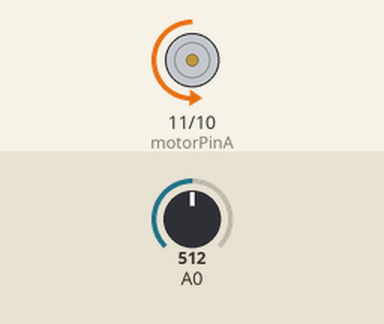
A sketch run on a simulated Arduino Uno, built with avr-gcc and run on an emulated ATmega328P. Parts: motor-driver pin pairs drawn as motors (green arrow = first pin HIGH = forward, orange = second pin HIGH = backward, longer = more drive). The test bench sets the inputs (shaded band); at power-on: A0 = 512. What the sketch prints to the serial monitor is not drawn.

Above: at 1.2 s.
1.3 s: A0 set to 306
At 2.4 s:
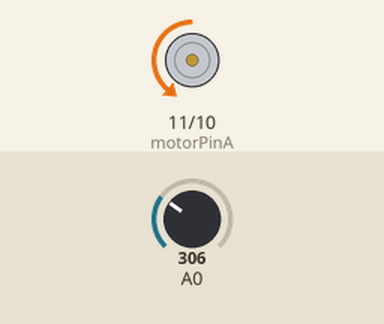
3.0 s: A0 set to 122
At 4.2 s:
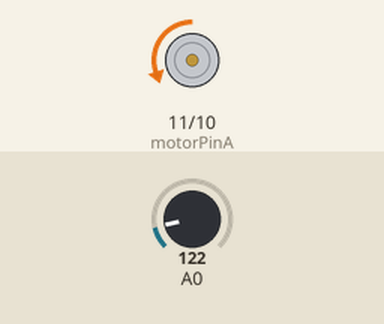
4.7 s: A0 set to 1023
At 6.5 s:
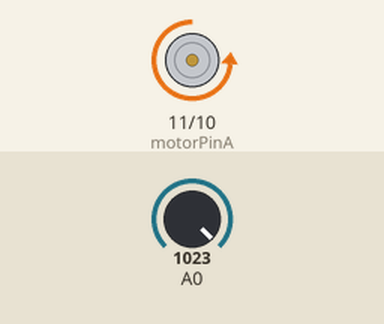
Timing chart, 0 to 8.0 s (numbered marks = the images above; inputs shaded):
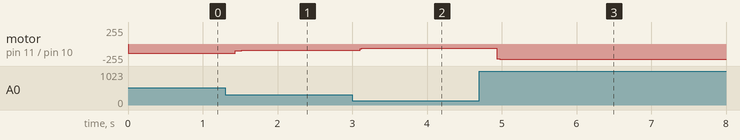

The sketch:

_lightRing_motorControl.ino
```cpp
int motorPinA = 11;
int motorPinB = 10;
int potentiometerPin = 0;
int prevForecast = -1;
double alphaFactor = .1;

void setup() {
  Serial.begin(57600);
  pinMode(motorPinA, OUTPUT);
  pinMode(motorPinB, OUTPUT);


  digitalWrite(motorPinA, LOW);
}

void loop() {
  // put your main code here, to run repeatedly:
  int potValue = analogRead(A0);
  if(prevForecast == -1){
      prevForecast = potValue;
  }
  int smoothPotValue = smoothInput(prevForecast, potValue);
  int pwmOut = map(smoothPotValue,0,1023,40,230);

  printResult(potValue,smoothPotValue,pwmOut);
  analogWrite(motorPinB, pwmOut);

}

int smoothInput(int &forecast, int observedVal){
    double output = forecast + alphaFactor*(observedVal - forecast);
    forecast = int(output);
    return forecast;
}

void printResult(int rawPotVal, int smoothPotVal, int pwmOut){
  Serial.print("POT IN: ");
  Serial.println(rawPotVal);

  Serial.print("POT SMOOTH: ");
  Serial.println(smoothPotVal);

  Serial.print("PWM OUT: ");
  Serial.println(pwmOut);
}
```

Measured:
- after the input at 1.3 s, motor on pin 11 (motorPinA) / pin 10 (motorPinB): backward 135/255 → backward 96/255 after 0.13 s
- after the input at 3.0 s, motor on pin 11 (motorPinA) / pin 10 (motorPinB): backward 96/255 → backward 62/255 after 0.11 s
- after the input at 4.7 s, motor on pin 11 (motorPinA) / pin 10 (motorPinB): backward 62/255 → backward 228/255 after 0.23 s
